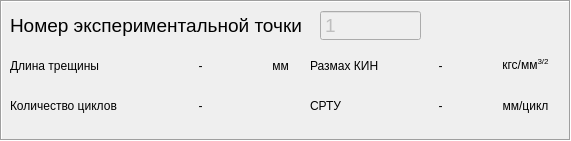
       <widget class="QFrame" name="frame_7">
        <property name="geometry">
         <rect>
          <x>240</x>
          <y>530</y>
          <width>571</width>
          <height>141</height>
         </rect>
        </property>
        <property name="frameShape">
         <enum>QFrame::Box</enum>
        </property>
        <property name="frameShadow">
         <enum>QFrame::Sunken</enum>
        </property>
        <widget class="QLabel" name="label_44">
         <property name="geometry">
          <rect>
           <x>10</x>
           <y>10</y>
           <width>301</width>
           <height>31</height>
          </rect>
         </property>
         <property name="font">
          <font>
           <pointsize>14</pointsize>
          </font>
         </property>
         <property name="text">
          <string>Номер экспериментальной точки</string>
         </property>
         <property name="alignment">
          <set>Qt::AlignLeading|Qt::AlignLeft|Qt::AlignVCenter</set>
         </property>
        </widget>
        <widget class="QLabel" name="label_45">
         <property name="geometry">
          <rect>
           <x>10</x>
           <y>50</y>
           <width>121</width>
           <height>31</height>
          </rect>
         </property>
         <property name="text">
          <string>Длина трещины</string>
         </property>
         <property name="alignment">
          <set>Qt::AlignLeading|Qt::AlignLeft|Qt::AlignVCenter</set>
         </property>
        </widget>
        <widget class="QLabel" name="label_46">
         <property name="geometry">
          <rect>
           <x>10</x>
           <y>90</y>
           <width>121</width>
           <height>31</height>
          </rect>
         </property>
         <property name="text">
          <string>Количество циклов</string>
         </property>
         <property name="alignment">
          <set>Qt::AlignLeading|Qt::AlignLeft|Qt::AlignVCenter</set>
         </property>
        </widget>
        <widget class="QLabel" name="label_47">
         <property name="geometry">
          <rect>
           <x>310</x>
           <y>50</y>
           <width>71</width>
           <height>31</height>
          </rect>
         </property>
         <property name="text">
          <string>Размах КИН</string>
         </property>
         <property name="alignment">
          <set>Qt::AlignLeading|Qt::AlignLeft|Qt::AlignVCenter</set>
         </property>
        </widget>
        <widget class="QLabel" name="label_48">
         <property name="geometry">
          <rect>
           <x>310</x>
           <y>90</y>
           <width>71</width>
           <height>31</height>
          </rect>
         </property>
         <property name="text">
          <string>СРТУ</string>
         </property>
         <property name="alignment">
          <set>Qt::AlignLeading|Qt::AlignLeft|Qt::AlignVCenter</set>
         </property>
        </widget>
        <widget class="QSpinBox" name="num_point">
         <property name="enabled">
          <bool>false</bool>
         </property>
         <property name="geometry">
          <rect>
           <x>320</x>
           <y>10</y>
           <width>101</width>
           <height>31</height>
          </rect>
         </property>
         <property name="font">
          <font>
           <pointsize>14</pointsize>
          </font>
         </property>
         <property name="buttonSymbols">
          <enum>QAbstractSpinBox::NoButtons</enum>
         </property>
         <property name="minimum">
          <number>1</number>
         </property>
         <property name="maximum">
          <number>9999</number>
         </property>
         <property name="value">
          <number>1</number>
         </property>
        </widget>
        <widget class="QLabel" name="length_np">
         <property name="geometry">
          <rect>
           <x>150</x>
           <y>50</y>
           <width>101</width>
           <height>31</height>
          </rect>
         </property>
         <property name="layoutDirection">
          <enum>Qt::LeftToRight</enum>
         </property>
         <property name="text">
          <string>-</string>
         </property>
         <property name="alignment">
          <set>Qt::AlignCenter</set>
         </property>
        </widget>
        <widget class="QLabel" name="cycle_np">
         <property name="geometry">
          <rect>
           <x>150</x>
           <y>90</y>
           <width>101</width>
           <height>31</height>
          </rect>
         </property>
         <property name="layoutDirection">
          <enum>Qt::LeftToRight</enum>
         </property>
         <property name="text">
          <string>-</string>
         </property>
         <property name="alignment">
          <set>Qt::AlignCenter</set>
         </property>
        </widget>
        <widget class="QLabel" name="length_np_unit">
         <property name="geometry">
          <rect>
           <x>260</x>
           <y>50</y>
           <width>41</width>
           <height>31</height>
          </rect>
         </property>
         <property name="layoutDirection">
          <enum>Qt::LeftToRight</enum>
         </property>
         <property name="text">
          <string>мм</string>
         </property>
         <property name="alignment">
          <set>Qt::AlignCenter</set>
         </property>
        </widget>
        <widget class="QLabel" name="sif_np_unit">
         <property name="geometry">
          <rect>
           <x>490</x>
           <y>50</y>
           <width>71</width>
           <height>31</height>
          </rect>
         </property>
         <property name="text">
          <string>кгс/мм&lt;sup&gt;3/2&lt;/sup&gt;</string>
         </property>
         <property name="alignment">
          <set>Qt::AlignCenter</set>
         </property>
        </widget>
        <widget class="QLabel" name="label_53">
         <property name="geometry">
          <rect>
           <x>490</x>
           <y>90</y>
           <width>71</width>
           <height>31</height>
          </rect>
         </property>
         <property name="text">
          <string>мм/цикл</string>
         </property>
         <property name="alignment">
          <set>Qt::AlignCenter</set>
         </property>
        </widget>
        <widget class="QLabel" name="sif_np">
         <property name="geometry">
          <rect>
           <x>400</x>
           <y>50</y>
           <width>81</width>
           <height>31</height>
          </rect>
         </property>
         <property name="layoutDirection">
          <enum>Qt::LeftToRight</enum>
         </property>
         <property name="text">
          <string>-</string>
         </property>
         <property name="alignment">
          <set>Qt::AlignCenter</set>
         </property>
        </widget>
        <widget class="QLabel" name="fcgr_np">
         <property name="geometry">
          <rect>
           <x>400</x>
           <y>90</y>
           <width>81</width>
           <height>31</height>
          </rect>
         </property>
         <property name="layoutDirection">
          <enum>Qt::LeftToRight</enum>
         </property>
         <property name="text">
          <string>-</string>
         </property>
         <property name="alignment">
          <set>Qt::AlignCenter</set>
         </property>
        </widget>
       </widget>
